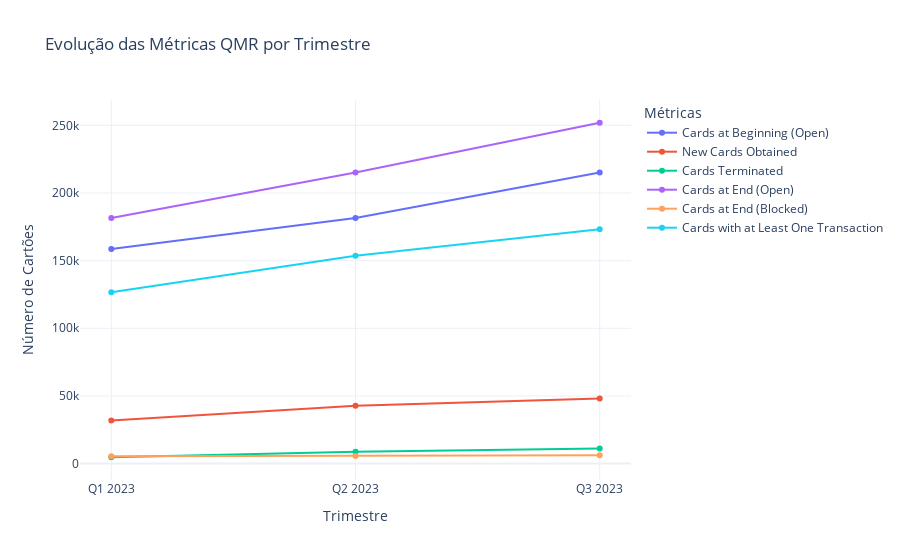

Notebook source saved alongside this figure:
### Markdown cell above
### 8.1. Evolução das Métricas QMR (Gráfico de Linha Interativo)

### Code cell
import plotly.express as px
import os

# Garante que o diretório de saída exista
output_dir = r'C:\Users\eanes\Documents\flash_case\outputs'
os.makedirs(output_dir, exist_ok=True)

# 1. Preparar os dados para o Plotly (formato "longo")
qmr_metrics_long = qmr_metrics.melt(
    id_vars=['Quarter'], 
    value_vars=[
        'Cards at Beginning (Open)', 
        'New Cards Obtained', 
        'Cards Terminated',
        'Cards at End (Open)', 
        'Cards at End (Blocked)',
        'Cards with at Least One Transaction'
    ],
    var_name='Métrica', 
    value_name='Número de Cartões'
)

# 2. Criar o gráfico de linha interativo
fig_line = px.line(
    qmr_metrics_long,
    x='Quarter',
    y='Número de Cartões',
    color='Métrica',
    markers=True, # Adiciona marcadores, como no seu original
    template='plotly_white',
    title='Evolução das Métricas QMR por Trimestre'
)

# 3. Melhorar o layout
fig_line.update_layout(
    xaxis_title='Trimestre',
    yaxis_title='Número de Cartões',
    legend_title_text='Métricas'
)

# 4. Salvar e exibir
fig_line.write_html(os.path.join(output_dir, 'qmr_metrics_line_chart_interactive.png'))
fig_line.show()

### Figure 1 — Plotly figure (JSON) as saved in the notebook; plotly's stock layout.template omitted (floating-point values rounded to 4 significant figures)
{"data": [{"hovertemplate": "Métrica=Cards at Beginning (Open)<br>Quarter=%{x}<br>Número de Cartões=%{y}<extra></extra>", "legendgroup": "Cards at Beginning (Open)", "line": {"color": "#636efa", "dash": "solid"}, "marker": {"symbol": "circle"}, "mode": "lines+markers", "name": "Cards at Beginning (Open)", "orientation": "v", "showlegend": true, "type": "scatter", "x": ["Q1 2023", "Q2 2023", "Q3 2023"], "xaxis": "x", "y": [158599, 181508, 215200], "yaxis": "y"}, {"hovertemplate": "Métrica=New Cards Obtained<br>Quarter=%{x}<br>Número de Cartões=%{y}<extra></extra>", "legendgroup": "New Cards Obtained", "line": {"color": "#EF553B", "dash": "solid"}, "marker": {"symbol": "circle"}, "mode": "lines+markers", "name": "New Cards Obtained", "orientation": "v", "showlegend": true, "type": "scatter", "x": ["Q1 2023", "Q2 2023", "Q3 2023"], "xaxis": "x", "y": [31800, 42687, 48187], "yaxis": "y"}, {"hovertemplate": "Métrica=Cards Terminated<br>Quarter=%{x}<br>Número de Cartões=%{y}<extra></extra>", "legendgroup": "Cards Terminated", "line": {"color": "#00cc96", "dash": "solid"}, "marker": {"symbol": "circle"}, "mode": "lines+markers", "name": "Cards Terminated", "orientation": "v", "showlegend": true, "type": "scatter", "x": ["Q1 2023", "Q2 2023", "Q3 2023"], "xaxis": "x", "y": [4686, 8687, 11061], "yaxis": "y"}, {"hovertemplate": "Métrica=Cards at End (Open)<br>Quarter=%{x}<br>Número de Cartões=%{y}<extra></extra>", "legendgroup": "Cards at End (Open)", "line": {"color": "#ab63fa", "dash": "solid"}, "marker": {"symbol": "circle"}, "mode": "lines+markers", "name": "Cards at End (Open)", "orientation": "v", "showlegend": true, "type": "scatter", "x": ["Q1 2023", "Q2 2023", "Q3 2023"], "xaxis": "x", "y": [181508, 215200, 251915], "yaxis": "y"}, {"hovertemplate": "Métrica=Cards at End (Blocked)<br>Quarter=%{x}<br>Número de Cartões=%{y}<extra></extra>", "legendgroup": "Cards at End (Blocked)", "line": {"color": "#FFA15A", "dash": "solid"}, "marker": {"symbol": "circle"}, "mode": "lines+markers", "name": "Cards at End (Blocked)", "orientation": "v", "showlegend": true, "type": "scatter", "x": ["Q1 2023", "Q2 2023", "Q3 2023"], "xaxis": "x", "y": [5373, 5681, 6092], "yaxis": "y"}, {"hovertemplate": "Métrica=Cards with at Least One Transaction<br>Quarter=%{x}<br>Número de Cartões=%{y}<extra></extra>", "legendgroup": "Cards with at Least One Transaction", "line": {"color": "#19d3f3", "dash": "solid"}, "marker": {"symbol": "circle"}, "mode": "lines+markers", "name": "Cards with at Least One Transaction", "orientation": "v", "showlegend": true, "type": "scatter", "x": ["Q1 2023", "Q2 2023", "Q3 2023"], "xaxis": "x", "y": [126560, 153578, 173232], "yaxis": "y"}], "layout": {"legend": {"title": {"text": "Métricas"}, "tracegroupgap": 0}, "title": {"text": "Evolução das Métricas QMR por Trimestre"}, "xaxis": {"anchor": "y", "domain": [0, 1], "title": {"text": "Trimestre"}}, "yaxis": {"anchor": "x", "domain": [0, 1], "title": {"text": "Número de Cartões"}}}}
